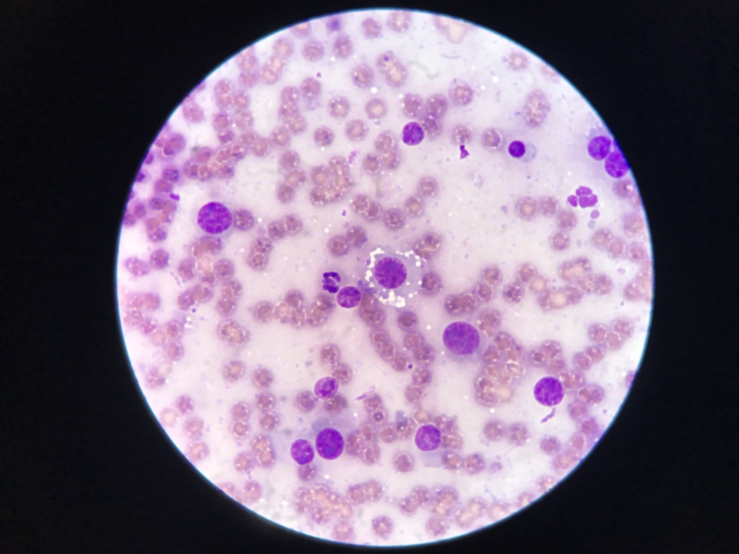
#> input picture test.jpg, 1478 x 1108 px (shown at 1/2 size)
$ python 'bounding box.py'   (older library calls are emulated)
#> lines starting #> are read from the running program, lines starting #| are printed output that depends on the picture; after the words box and inside, x2 and y2 are one past the last pixel; in counts of white or black regions, pixels touching at a corner belong together
import cv2
import numpy as np

# read and scale down image
# wget https://bigsnarf.files.wordpress.com/2017/05/hammer.png
img = cv2.pyrDown(cv2.imread('test.jpg', cv2.IMREAD_UNCHANGED))
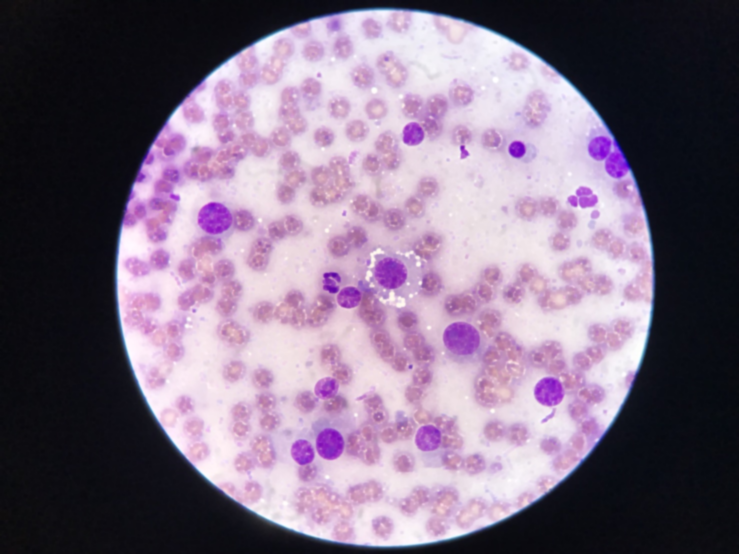
#> img: shape (554, 739, 3); mean B, G, R 129.6, 108.6, 125.5

# threshold image
ret, threshed_img = cv2.threshold(cv2.cvtColor(img, cv2.COLOR_BGR2GRAY),
                127, 255, cv2.THRESH_BINARY)
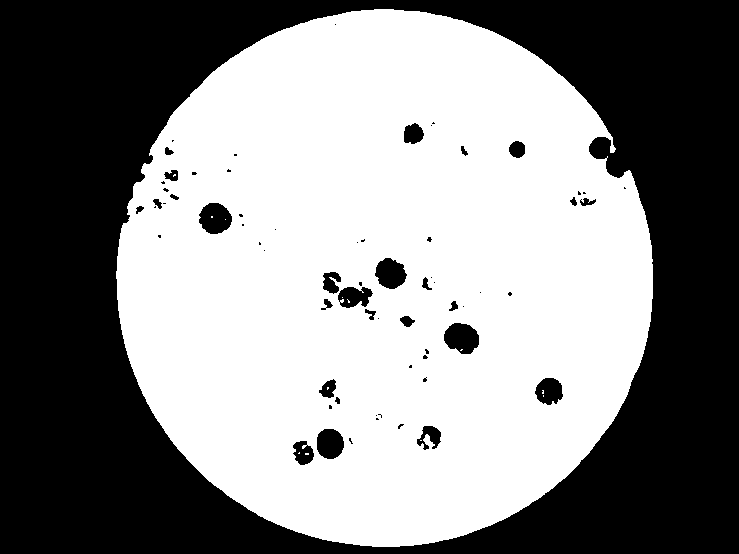
#> threshed_img: shape (554, 739); 53.4% white; 67 black regions (40 under 20 px)
# find contours and get the external one
image, contours, hier = cv2.findContours(threshed_img, cv2.RETR_TREE,
                cv2.CHAIN_APPROX_SIMPLE)
#> contours = 83 contours, 51 with area under 20; largest, box (x1, y1, x2, y2) and area: (116, 9, 653, 547) 224523, (443, 322, 480, 355) 868, (198, 202, 233, 235) 825, (374, 257, 408, 290) 755, (316, 428, 345, 460) 702

# with each contour, draw boundingRect in green
# a minAreaRect in red and
# a minEnclosingCircle in blue
for c in contours:
    # get the bounding rect
    x, y, w, h = cv2.boundingRect(c)
    # draw a green rectangle to visualize the bounding rect
    cv2.rectangle(img, (x, y), (x+w, y+h), (0, 255, 0), 2)
#> this loop made 83 passes
#> (x, y, w, h) on passes 1, 2, 5, 6, 7, 9, 10, 11, 13, 14, 15, 16: (116, 9, 537, 538), (292, 440, 23, 26), (348, 437, 6, 8), (316, 428, 29, 32), (416, 425, 26, 26), (397, 423, 8, 7), (375, 417, 5, 4), (380, 414, 3, 5), (377, 413, 5, 3), (328, 404, 5, 6), (334, 396, 7, 9), (318, 378, 19, 21)
#> (c, x, y, w, h) on passes 3, 4, 8, 12, 17, 19: ([[305, 453], [305, 454], [308, 454], [308, 453]], 305, 453, 4, 2), ([[299, 452], [298, 453], [299, 453]], 298, 452, 2, 2), ([[420, 440], [421, 440]], 420, 440, 2, 1), ([[375, 415], [376, 414], [377, 415], [376, 416]], 375, 414, 3, 3), ([[327, 387], [327, 389], [328, 388], [328, 387]], 327, 387, 2, 3), ([[543, 395], [543, 396]], 543, 395, 1, 2)
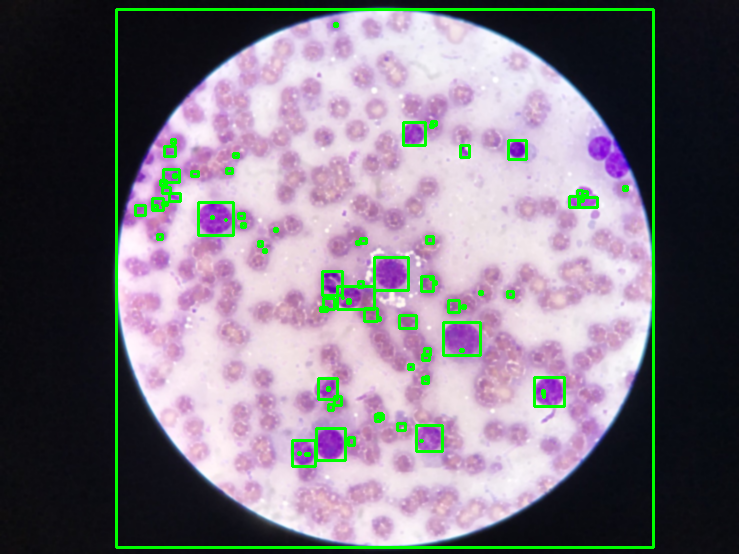
#> img: shape (554, 739, 3); 3.47% of pixels changed, all inside (x1, y1, x2, y2) = (115, 8, 655, 549)

    # get the min area rect
   #rect = cv2.minAreaRect(c)
    #box = cv2.boxPoints(rect)
    # convert all coordinates floating point values to int
    #box = np.int0(box)
    # draw a red 'nghien' rectangle
    #cv2.drawContours(img, [box], 0, (0, 0, 255))

    # finally, get the min enclosing circle
    #(x, y), radius = cv2.minEnclosingCircle(c)
    # convert all values to int
    #center = (int(x), int(y))
    #radius = int(radius)
    # and draw the circle in blue
    #img = cv2.circle(img, center, radius, (255, 0, 0), 2)

print(len(contours))
#| 83
cv2.drawContours(img, contours, -1, (255, 255, 0), 1)
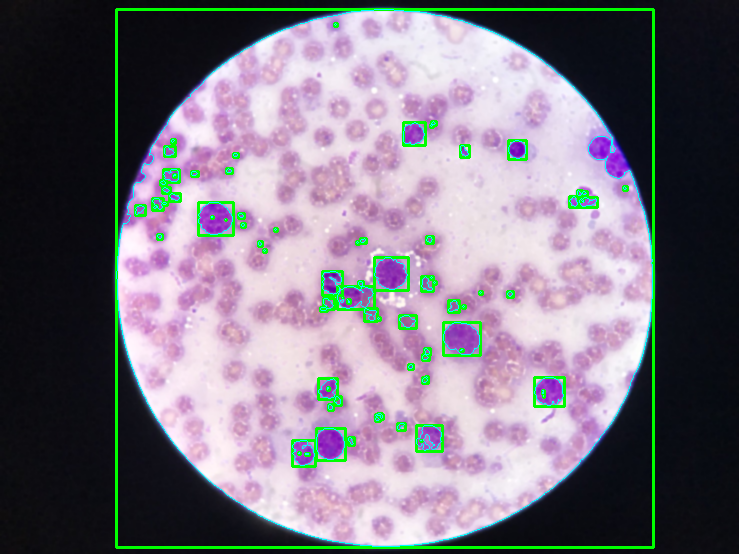
#> img: shape (554, 739, 3); 0.86% of pixels changed, all inside (x1, y1, x2, y2) = (116, 9, 653, 547)

cv2.imshow("contours", img)

$ run again, with S__5824557.jpg copied over test.jpg
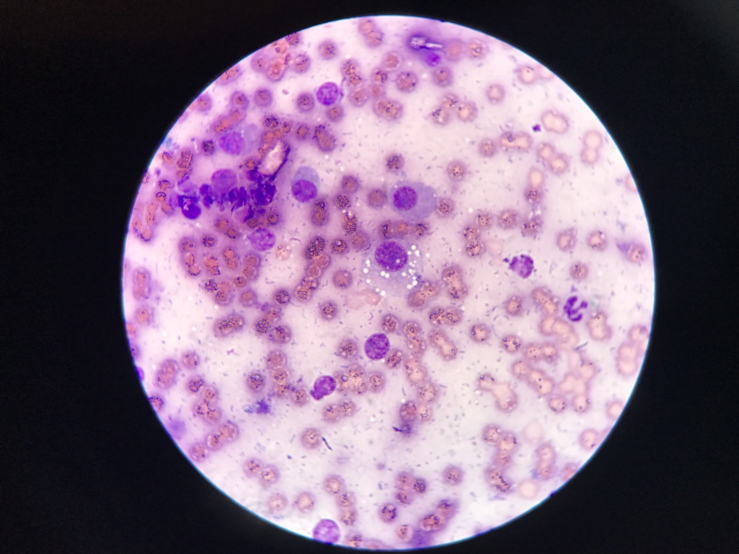
#> input picture S__5824557.jpg, 1478 x 1108 px (shown at 1/2 size)
#> `ret, threshed_img = cv2.threshold(cv2.cvtColor(img, cv2.COLOR_BGR2GRAY..`:
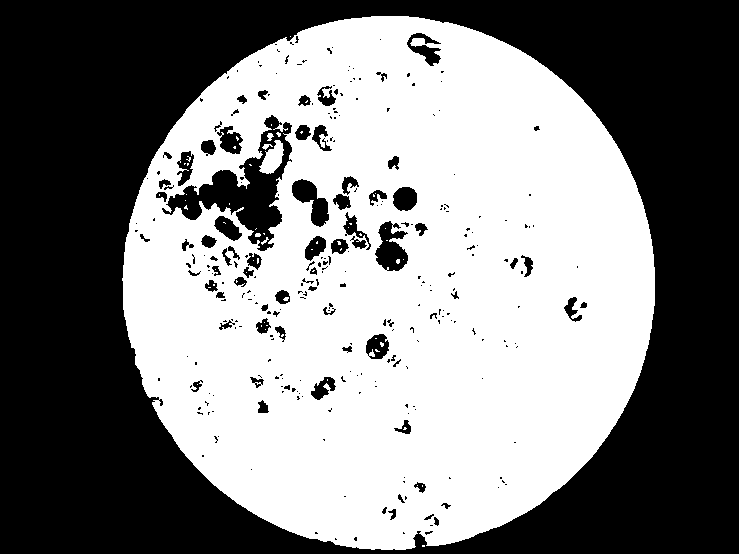
#> threshed_img: shape (554, 739); 50.5% white; 289 black regions (210 under 20 px)
#> contours = 396 contours, 295 with area under 20; largest, box (x1, y1, x2, y2) and area: (122, 16, 655, 550) 222450, (161, 114, 293, 252) 6367, (374, 220, 409, 272) 1105, (291, 178, 330, 228) 946, (406, 32, 442, 67) 572
#> the loop `for c in contours:` made 396 passes
#> (x, y, w, h) on passes 2 to 4: (290, 36, 1, 1), (122, 16, 533, 534), (334, 537, 4, 4)
#| 396
#> `cv2.drawContours(img, contours, -1, (255, 255, 0), 1)`:
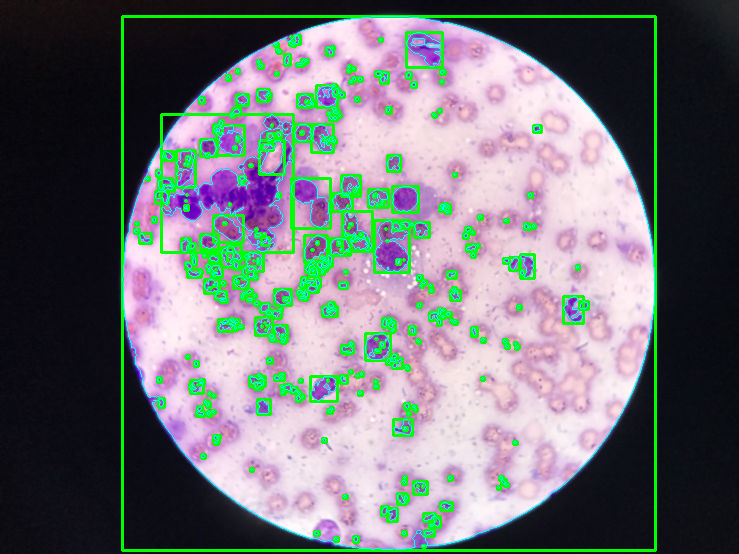
#> img: shape (554, 739, 3); mean B, G, R 116.6, 114.7, 111.3

$ run again, with S__5824558.jpg copied over test.jpg
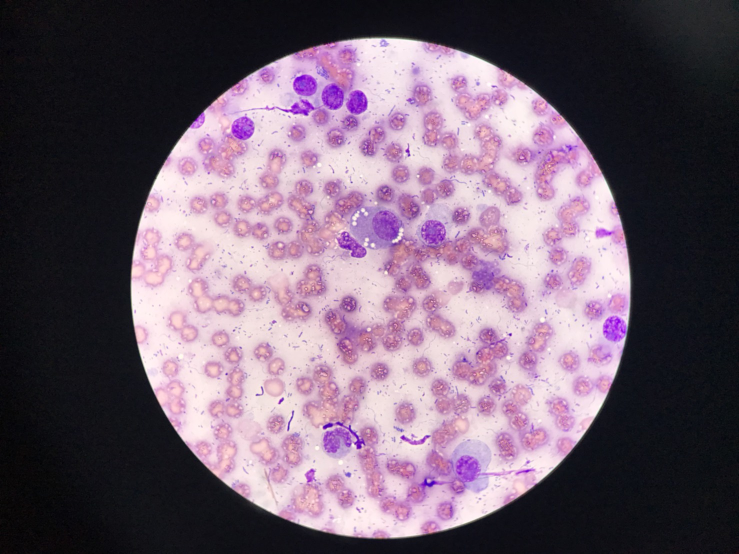
#> input picture S__5824558.jpg, 1478 x 1108 px (shown at 1/2 size)
#> `ret, threshed_img = cv2.threshold(cv2.cvtColor(img, cv2.COLOR_BGR2GRAY..`:
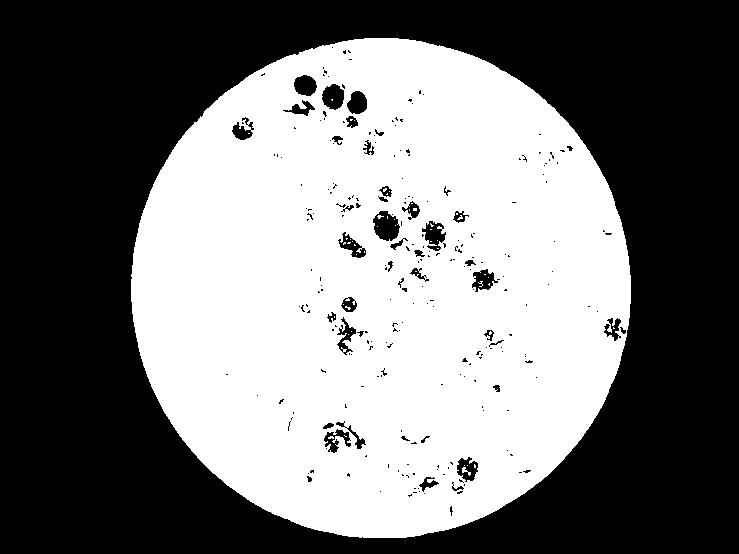
#> threshed_img: shape (554, 739); 46.3% white; 49 white regions (47 under 20 px)
#> contours = 337 contours, 280 with area under 20; largest, box (x1, y1, x2, y2) and area: (131, 38, 631, 538) 195528, (372, 210, 401, 242) 634, (421, 220, 447, 252) 476, (321, 83, 345, 111) 465, (293, 74, 318, 97) 400
#> the loop `for c in contours:` made 337 passes
#> (x, y, w, h) on passes 1 to 3: (131, 38, 500, 500), (449, 505, 5, 12), (407, 493, 6, 5)
#| 337
#> `cv2.drawContours(img, contours, -1, (255, 255, 0), 1)`:
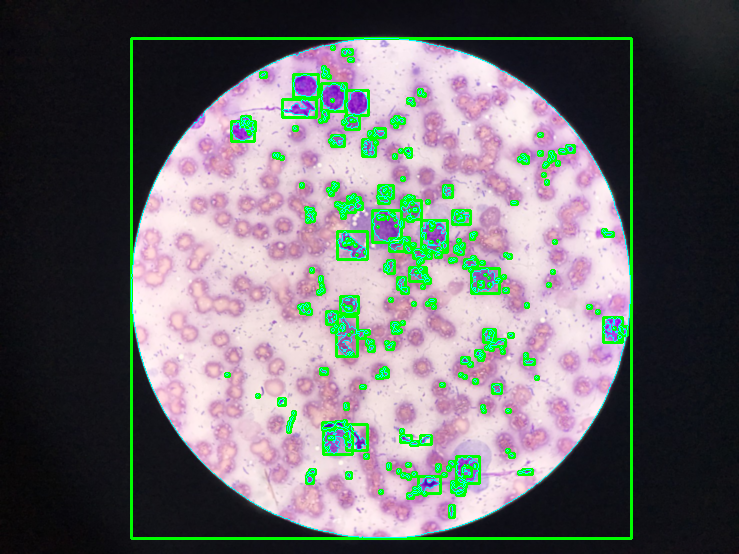
#> img: shape (554, 739, 3); mean B, G, R 105.5, 104.2, 104.1

$ run again, with S__5824559.jpg copied over test.jpg
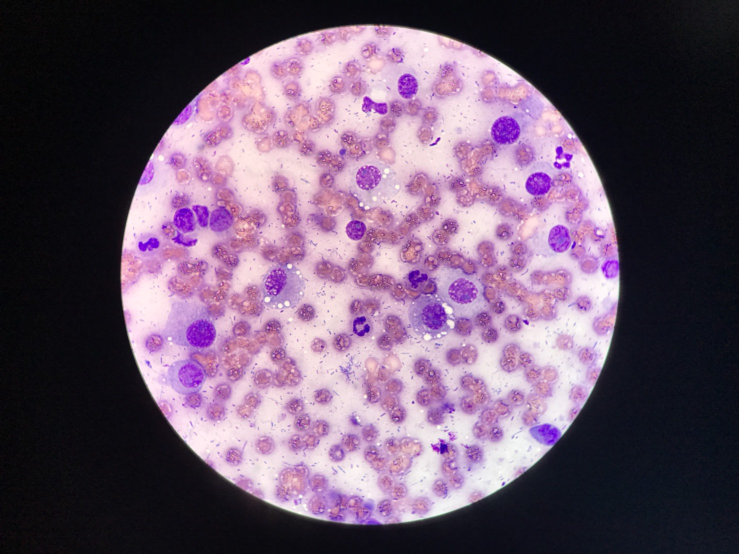
#> input picture S__5824559.jpg, 1478 x 1108 px (shown at 1/2 size)
#> `ret, threshed_img = cv2.threshold(cv2.cvtColor(img, cv2.COLOR_BGR2GRAY..`:
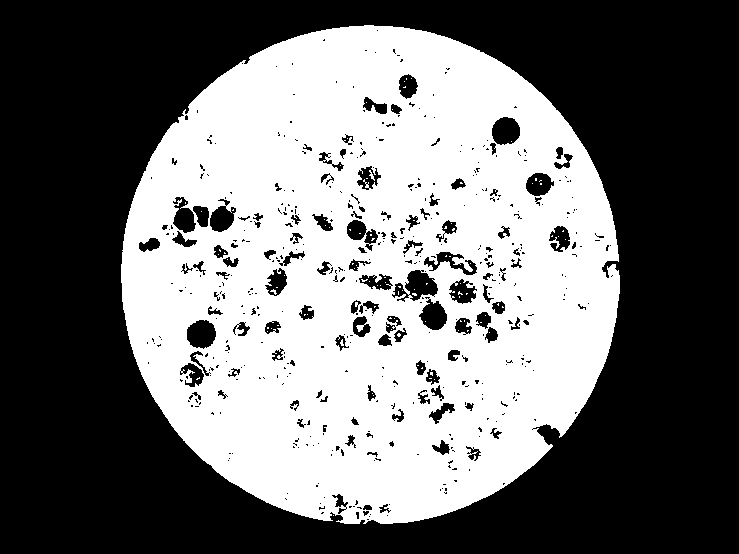
#> threshed_img: shape (554, 739); 43.6% white; 96 white regions (94 under 20 px)
#> contours = 716 contours, 566 with area under 20; largest, box (x1, y1, x2, y2) and area: (121, 25, 620, 524) 194309, (404, 269, 439, 302) 708, (186, 319, 217, 350) 693, (491, 116, 521, 146) 660, (418, 298, 448, 331) 615
#> the loop `for c in contours:` made 716 passes
#> (x, y, w, h) on passes 1 to 3: (333, 515, 1, 1), (121, 25, 499, 499), (366, 518, 4, 3)
#| 716
#> `cv2.drawContours(img, contours, -1, (255, 255, 0), 1)`:
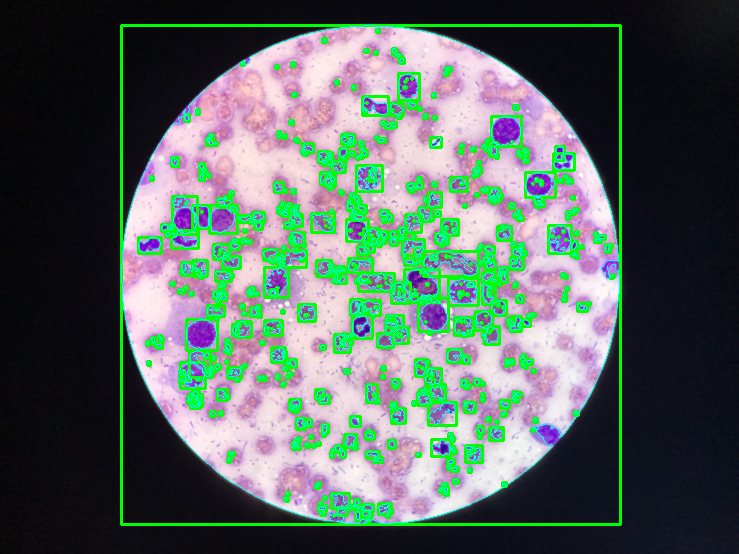
#> img: shape (554, 739, 3); mean B, G, R 95.6, 102, 87.8
